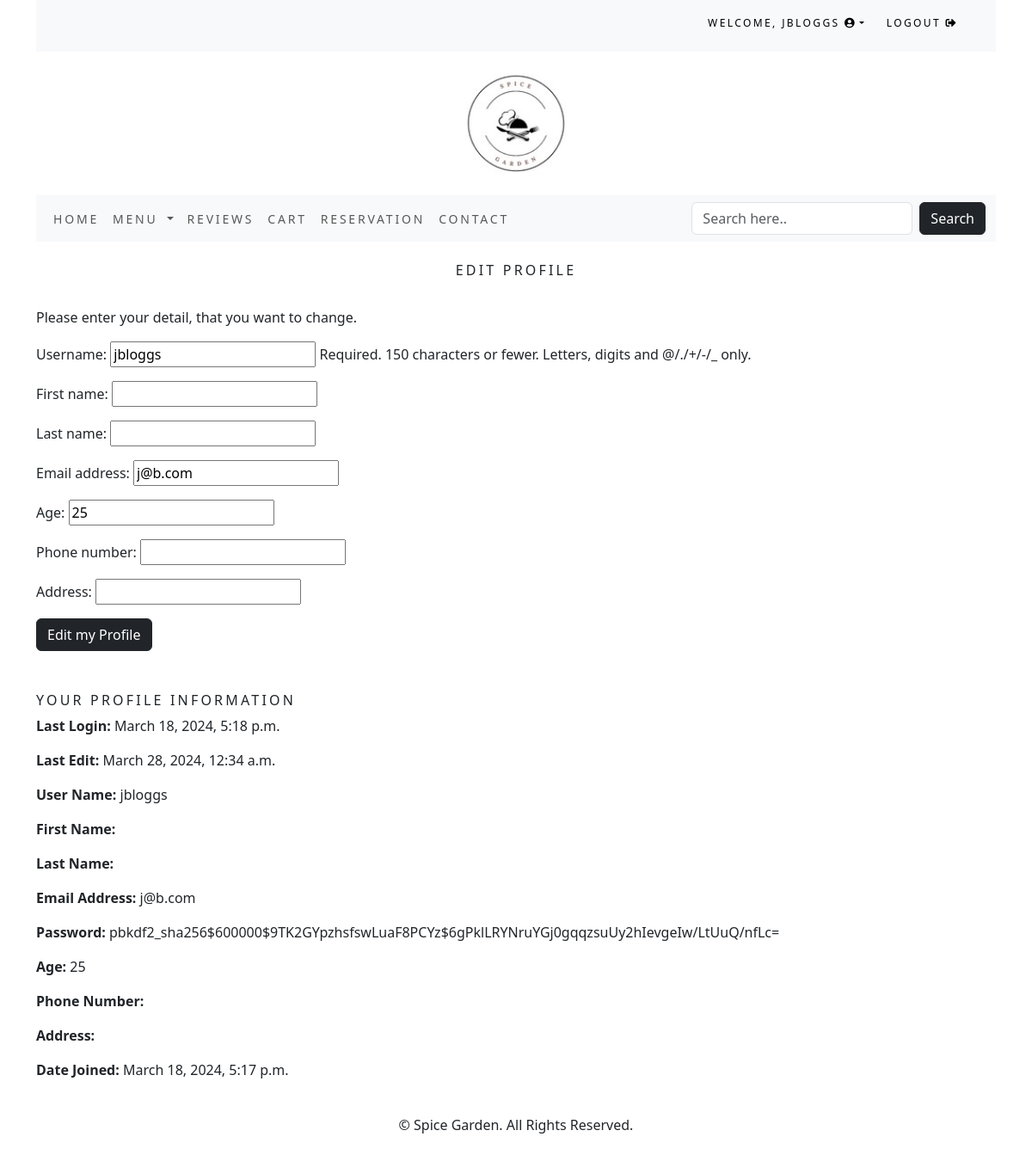
Screenshot of /accounts/edit_profile/ (signed in) with the database file from the repository.
### accounts/models.py (models this page shows)
class CustomUser(AbstractUser):
    age = models.PositiveIntegerField(null=True, blank=True)
    groups = models.ManyToManyField(
        'auth.Group',
        related_name='customuser_groups',
        blank=True,
    )
    user_permissions = models.ManyToManyField(
        'auth.Permission',
        related_name='customuser_permissions',
        blank=True,
    )
    phone_number = models.CharField(max_length=15, blank=True)
    address = models.CharField(max_length=255, blank=True)
    last_edit = models.DateTimeField(auto_now=True)

### accounts/views.py (the view, shortened to what this page needs)
# urls.py: path('edit_profile/', ProfileEditView.as_view(), name='edit_profile'),
class ProfileEditView(LoginRequiredMixin, UpdateView):
    form_class = CustomUserEditForm
    template_name = 'registration/edit_profile.html'
    success_url = reverse_lazy('edit_profile')
    def get_object(self):
        return self.request.user

### accounts/forms.py
class CustomUserEditForm(forms.ModelForm):
    class Meta:
        model = CustomUser
        fields = ('username', 'first_name', 'last_name', 'email', 'age', 'phone_number', 'address',)

### accounts/templatetags/auth_extras.py (called while the page is built)
@register.filter(name='has_group')
def has_group(user, group_name):
    group = Group.objects.get(name=group_name)
    return True if group in user.groups.all() else False

### cart/context_processors.py (called while the page is built)
def counter(request):
  item_count = 0
  if 'admin' in request.path:
    return {}
  else:
      try:
        cart = Cart.objects.filter(cart_id=_cart_id(request))
        cart_items = CartItem.objects.all().filter(cart=cart[:1])
        for cart_item in cart_items:
            item_count += cart_item.quantity
      except Cart.DoesNotExist:
        item_count = 0
  return {'item_count':item_count}

### cart/views.py (called while the page is built)
def _cart_id(request):
  cart = request.session.session_key
  if not cart:
    cart = request.session.create()
  return cart

### restaurant/context_processors.py (called while the page is built)
def menu_links(request):
    links = Category.objects.all()
    return {'links': links}

### restaurant/models.py (called while the page is built)
    def get_absolute_url(self):
        return reverse('restaurant:foods_by_category', args=[self.id])

### accounts/templates/registration/edit_profile.html (shortened to what this page needs)
{% extends 'base.html' %}
{% block content %}
<br>
<h1 class="text-center my_title">Edit Profile</h1>
<br>
<p>Please enter your detail, that you want to change.</p>
<div class="form-group">
    <form method="POST">
        {{ form.as_p }}
        <input class="btn btn-dark" type="submit" value="Edit my Profile">
    </form>
</div>
<br>
<br>
<h2 class="my_title">Your Profile Information</h2>
<p><strong>Last Login:</strong> {{ user.last_login }}</p>
<p><strong>Last Edit:</strong> {{ user.last_edit }}</p>
<p><strong>User Name:</strong> {{ user.username }}</p>
<p><strong>First Name:</strong> {{ user.first_name }}</p>
<p><strong>Last Name:</strong> {{ user.last_name }}</p>
<p><strong>Email Address:</strong> {{ user.email }}</p>
<p><strong>Password:</strong> {{ user.password }}</p>
<p><strong>Age:</strong> {{ user.age }}</p>
<p><strong>Phone Number:</strong> {{ user.phone_number }}</p>
<p><strong>Address:</strong> {{ user.address }}</p>
<p><strong>Date Joined:</strong> {{ user.date_joined }}</p>
<br>
{% endblock content %}

### restaurant/templates/top-navbar.html (shortened to what this page needs)
{% load auth_extras %}
<div class="container">
    <div class="my_custom_menu">
        <ul>
            {% if user.is_authenticated %}
            <li>
                Welcome, <a href="#" class="dropdown-toggle" data-bs-toggle="dropdown"
                aria-haspopup="true" aria-expanded="false">{{ user.username }}
                <i class="fas fa-user-circle"></i></a>
            </li>
            <li>
                <a href="{% url 'logout' %}">Logout <i class="fas fa-sign-out-alt"></i></a>
            </li>
            {% endif %}
        </ul>
    </div>
</div>

### static/css/custom.css (style rules this page uses)
.my_title { font-size: 16px; text-transform: uppercase; letter-spacing: .2em; }
.my_custom_menu { text-align: right !important; }
.my_custom_menu ul li { list-style: none; color: #000; text-transform: uppercase; letter-spacing: .2em; font-size: 12px; padding-right: 20px; display: inline; }
.my_custom_menu ul li a { text-decoration: none; color: #000; list-style: none; text-transform: uppercase; letter-spacing: .2em; font-size: 12px; }

### rows the page displays
CustomUser: username "JBLOGGS", username "jbloggs", email "j@b.com", age "25", last_login "March 18, 2024, 5:18 p.m.", last_edit "March 28, 2024, 12:34 a.m.", password "pbkdf2_sha256$600000$9TK2GYpzhsfswLuaF8PCYz$6gPklLRYNruYGj0gqqzsuUy2hIevgeIw/LtUuQ/nfLc=", date_joined "March 18, 2024, 5:17 p.m."
